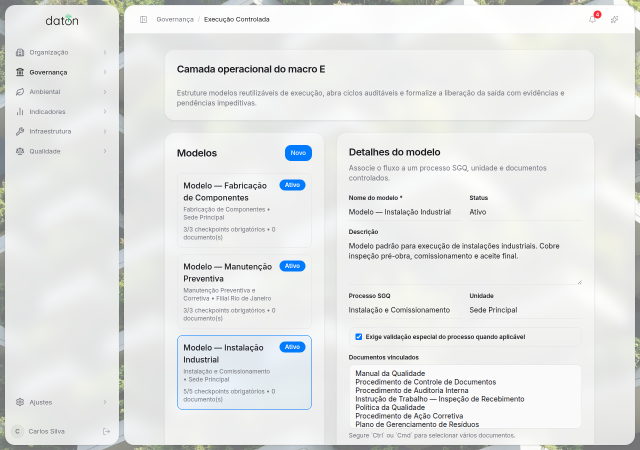
#> input picture docs/pdfs/execucao-controlada/imgs/01-modelos.png, 1280 x 900 px (shown at 1/2 size); its folder holds 4 pictures in this run
$ python annotate-screenshots.py
#> lines starting #> are read from the running program, lines starting #| are printed output that depends on the picture
"""
Anota screenshots com spotlight + callout para o guia PDF de Execução Controlada.

Uso:
    cd docs/pdfs/execucao-controlada
    python annotate-screenshots.py

Dependências: pip install Pillow
"""
import os
from PIL import Image, ImageDraw

SCRIPT_DIR = os.path.dirname(os.path.abspath(__file__))
IMGS_DIR   = os.path.join(SCRIPT_DIR, "imgs")

ORANGE = (249, 115, 22, 255)
RED    = (220, 38,  38, 255)

# [6 lines of commented-out code are left out]

NAV_END       = 249   # borda direita da navegação lateral
LIST_END      = 697   # borda direita do painel de lista (modelos / ciclos)
CONTENT_TOP   = 67    # topo da área de conteúdo
BOTTOM        = 889   # base da área de conteúdo
RIGHT_END     = 1269  # borda direita do conteúdo


def _dim_rect(overlay_draw, box, alpha=110):
    x1, y1, x2, y2 = box
    overlay_draw.rectangle([x1, y1, x2, y2], fill=(0, 0, 0, alpha))


def _dim_rect_heavy(overlay_draw, box, alpha=175):
    """Dim mais forte para ocultar áreas irrelevantes/cramped (alpha ~69%)."""
    x1, y1, x2, y2 = box
    overlay_draw.rectangle([x1, y1, x2, y2], fill=(0, 0, 0, alpha))


def _border(draw, box, width=3, color=ORANGE):
    x1, y1, x2, y2 = box
    for i in range(width):
        draw.rectangle([x1 - i, y1 - i, x2 + i, y2 + i], outline=color)


def annotate(name, dim_boxes, content_box=None, callout_box=None, heavy_dim_boxes=None):
    """
    name            – arquivo sem extensão (ex: "01-modelos")
    dim_boxes       – lista de (x1,y1,x2,y2) a escurecer (alpha 110, ~43%)
    heavy_dim_boxes – lista de (x1,y1,x2,y2) com dim duplo (~65%) — para
                      ocultar áreas cramped sem relação com o foco da imagem
    content_box     – (x1,y1,x2,y2) em destaque + borda laranja
    callout_box     – (x1,y1,x2,y2) elemento-chave + borda vermelha (sem fill)
    """
#> called with name = '01-modelos', content_box = (697, 67, 1269, 889), callout_box = (703, 388, 1263, 458)
    src = os.path.join(IMGS_DIR, f"{name}.png")
    dst = os.path.join(IMGS_DIR, f"{name}-annotated.png")
    img = Image.open(src).convert("RGBA")

    # Primeira passada de dim (normal)
    overlay = Image.new("RGBA", img.size, (0, 0, 0, 0))
#> overlay: PIL image 1280x900 RGBA; every value is 0
    od = ImageDraw.Draw(overlay)
    for box in dim_boxes:
        _dim_rect(od, box)
    result = Image.alpha_composite(img, overlay)

    # Segunda passada de dim (heavy — alpha 175 ~69%, oculta conteúdo cramped)
    if heavy_dim_boxes:
        overlay2 = Image.new("RGBA", result.size, (0, 0, 0, 0))
        od2 = ImageDraw.Draw(overlay2)
        for box in heavy_dim_boxes:
            _dim_rect_heavy(od2, box)
        result = Image.alpha_composite(result, overlay2)

    draw   = ImageDraw.Draw(result)

    if content_box:
        _border(draw, content_box, width=3, color=ORANGE)
    if callout_box:
        _border(draw, callout_box, width=3, color=RED)

    result.convert("RGB").save(dst)
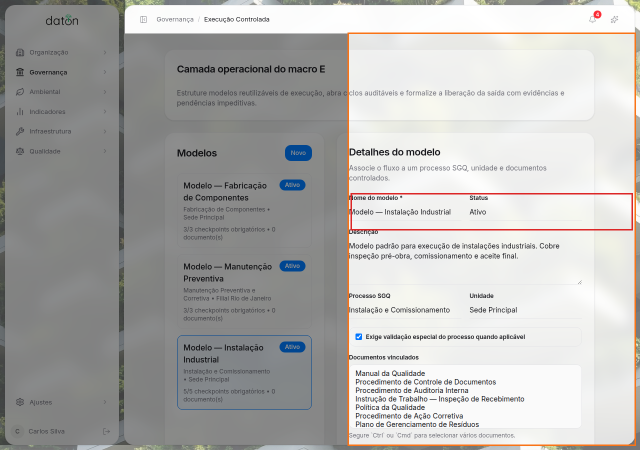
#> saved as 01-modelos-annotated.png: PIL image 1280x900 RGB (shown at 1/2 size); mean R, G, B 178.9, 178.4, 176.9
    print(f"✓ {name}-annotated.png")


# ── Regiões reutilizáveis ──────────────────────────────────────────────────────
DIM_NAV      = (0,       0,           NAV_END,  BOTTOM)  # sidebar de navegação
DIM_LIST     = (NAV_END, CONTENT_TOP, LIST_END, BOTTOM)  # painel de lista esq.
CONTENT      = (LIST_END, CONTENT_TOP, RIGHT_END, BOTTOM)  # painel de detalhe

# Largura do sub-painel de cards dentro da área de conteúdo (~220 px)
# Usado para dimmar o painel de detalhe/formulário à direita nos screenshots
# onde a lista de cards é o foco (04-nc, 06-pos-servico)
CARD_LIST_W  = 218
DIM_DETAIL   = (LIST_END + CARD_LIST_W, CONTENT_TOP, RIGHT_END, BOTTOM)  # formulário de detalhe à direita

# ── Anotações por screenshot ───────────────────────────────────────────────────

# 1 — Modelos: spotlight "Detalhes do modelo" + callout no checkbox de validação
annotate(
    "01-modelos",
    dim_boxes=[DIM_NAV, DIM_LIST],
    content_box=CONTENT,
    callout_box=(LIST_END + 6, 388, RIGHT_END - 6, 458),  # "Exige validação especial" — mais respiro
)

# 1b — Checkpoints do modelo: callout no primeiro checkpoint card
# Medido: heading "Checkpoints e controles" y=67; card começa y=90, termina y=448
annotate(
    "01b-checkpoints-modelo",
    dim_boxes=[DIM_NAV, DIM_LIST],
    content_box=CONTENT,
    callout_box=(LIST_END + 8, 90, RIGHT_END - 8, 448),  # primeiro checkpoint card
)
#> call 2 of annotate, with name = '01b-checkpoints-modelo', content_box = (697, 67, 1269, 889), callout_box = (705, 90, 1261, 448)
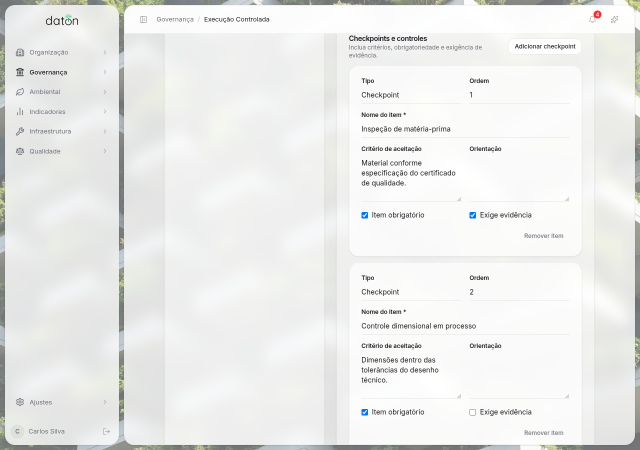
#> input picture docs/pdfs/execucao-controlada/imgs/01b-checkpoints-modelo.png, 1280 x 900 px (shown at 1/2 size)
#> in annotate (call 2), `result.convert("RGB").save(dst)`:
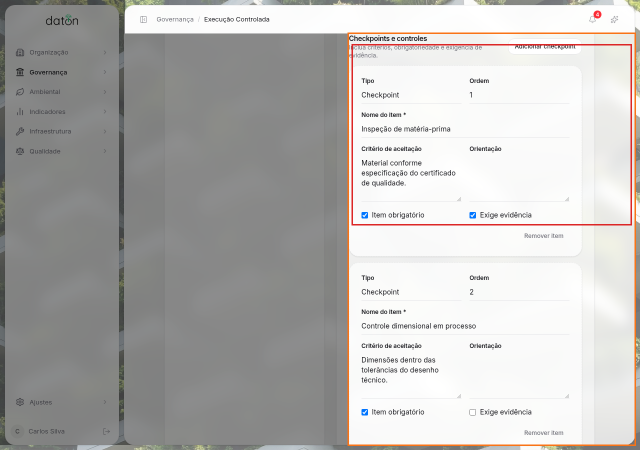
#> saved as 01b-checkpoints-modelo-annotated.png: PIL image 1280x900 RGB (shown at 1/2 size); mean R, G, B 184.1, 182.8, 181.2

# 2 — Ciclos: spotlight o painel de detalhe do ciclo selecionado
annotate(
    "02-ciclos-visao-geral",
    dim_boxes=[DIM_NAV],
    content_box=CONTENT,
    callout_box=(NAV_END + 8, 163, LIST_END - 8, 300),  # card "Aguardando liberação" na lista
)
#> call 3 of annotate, with name = '02-ciclos-visao-geral', content_box = (697, 67, 1269, 889), callout_box = (257, 163, 689, 300)
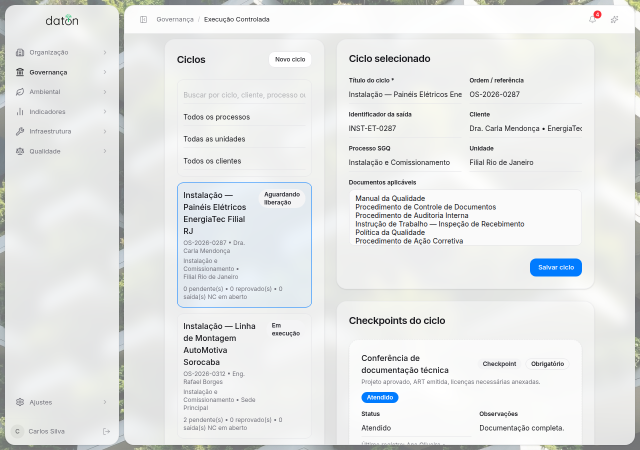
#> input picture docs/pdfs/execucao-controlada/imgs/02-ciclos-visao-geral.png, 1280 x 900 px (shown at 1/2 size)
#> in annotate (call 3), `result.convert("RGB").save(dst)`:
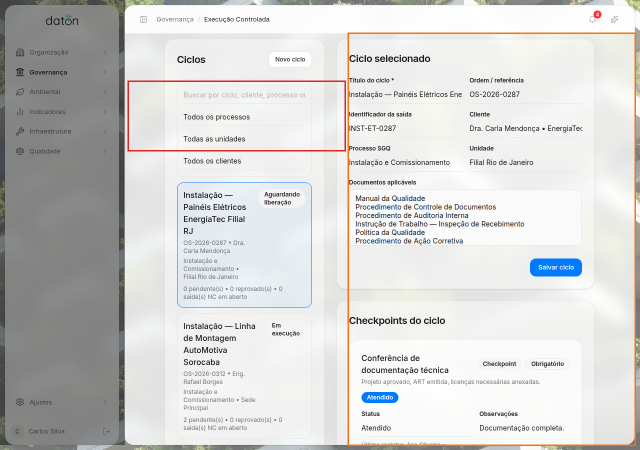
#> saved as 02-ciclos-visao-geral-annotated.png: PIL image 1280x900 RGB (shown at 1/2 size); mean R, G, B 211, 211.1, 210.2

# 3 — Checkpoints em execução: callout no primeiro card de checkpoint
annotate(
    "03-checkpoints-execucao",
    dim_boxes=[DIM_NAV, DIM_LIST],
    content_box=CONTENT,
    callout_box=(LIST_END + 12, 67, RIGHT_END - 12, 215),  # primeiro checkpoint card
)
#> call 4 of annotate, with name = '03-checkpoints-execucao', content_box = (697, 67, 1269, 889), callout_box = (709, 67, 1257, 215)
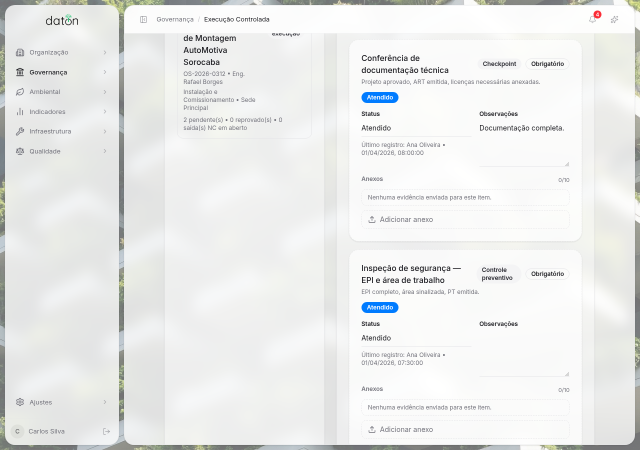
#> input picture docs/pdfs/execucao-controlada/imgs/03-checkpoints-execucao.png, 1280 x 900 px (shown at 1/2 size)
#> in annotate (call 4), `result.convert("RGB").save(dst)`:
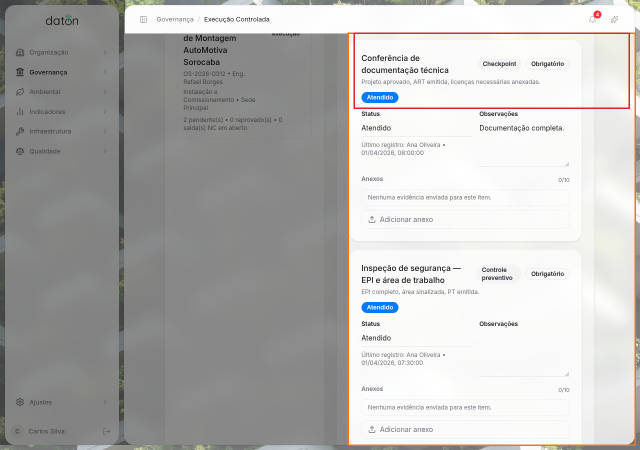
#> saved as 03-checkpoints-execucao-annotated.png: PIL image 1280x900 RGB (shown at 1/2 size); mean R, G, B 183.6, 182.9, 181.8

# 4 — Saídas não conformes: callout no card NC; dim duplo no formulário de detalhe
#> (the run stopped early here; a loop or call above may not have finished)
